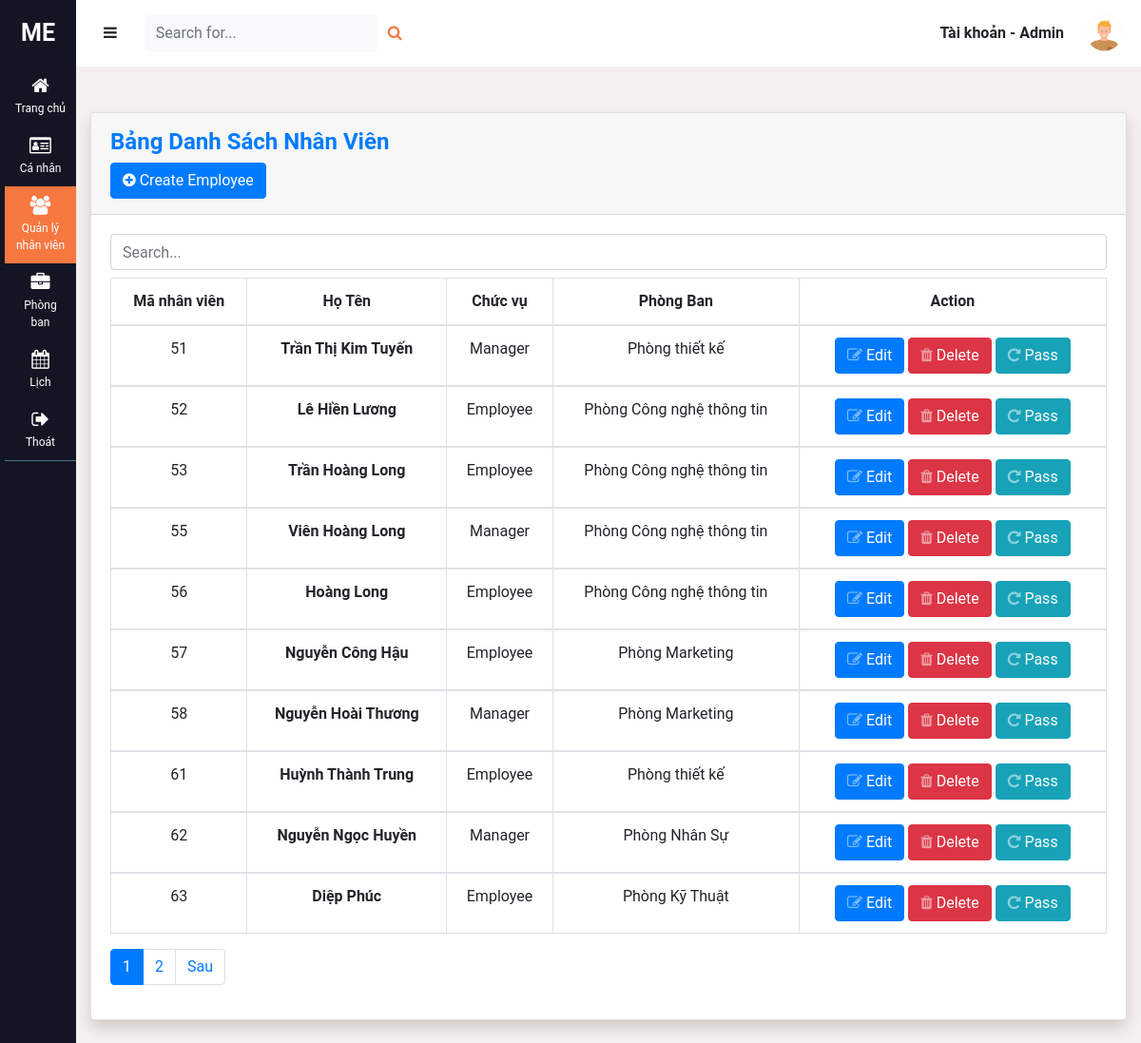
Page /management_employee.php (signed in) on the committed database.
### tables this page shows
CREATE TABLE `users` (
  `id` int(11) NOT NULL,
  `username` varchar(64) NOT NULL,
  `fullname` varchar(100) NOT NULL,
  `email` varchar(64) NOT NULL,
  `avatar` varchar(255) NOT NULL DEFAULT 'avatar.png',
  `password` varchar(255) NOT NULL,
  `activated` bit(1) DEFAULT b'0',
  `activate_token` varchar(255) DEFAULT NULL,
  `department` varchar(100) DEFAULT NULL,
  `position` varchar(100) DEFAULT NULL,
  `role` int(1) NOT NULL DEFAULT '2'
);

### www/db.php (called while the page is built, shortened)
<?php
function open_database()
{
    $conn = new mysqli(HOST, USER, PASS, DB);
    return $conn;
}
function get_information($user)
{
    $conn = open_database();
    $sql = 'select * from users where username = ?';
    $stm = $conn->prepare($sql);
    $stm->bind_param('s', $user);
    $stm->execute();
    $data = $stm->get_result();
    return $data;
}
function load_employee($start_from, $num_per_page)
{
    $conn = open_database();
    $sql = 'select * from users where role between ? and ? limit ?, ?';
    $role1 = 1;
    $role2 = 2;
    $stm = $conn->prepare($sql);
    $stm->bind_param('iiii', $role1, $role2, $start_from, $num_per_page);
    $stm->execute();
    $data = $stm->get_result();
    return $data;
}
function get_employee()
{
    $conn = open_database();
    $sql = 'select * from users where role between ? and ?';
    $role1 = 1;
    $role2 = 2;
    $stm = $conn->prepare($sql);
    $stm->bind_param('ii', $role1, $role2);
    $stm->execute();
    $data = $stm->get_result();
    return $data;
}

### www/management_employee.php (the view, shortened to what this page needs)
<?php
require_once('db.php');
if (isset($_GET['page'])) {
    $page = $_GET['page'];
} else {
    $page = 1;
}
$num_per_page = 10;
$start_from = ($page - 1) * 10;
$users = load_employee($start_from, $num_per_page);
$num_row = get_employee();
$num_row_employee = (mysqli_num_rows($num_row));
$total_page = ceil($num_row_employee / $num_per_page);
$current_page = isset($_GET['page']) ? $_GET['page'] : 1;
?>
<!DOCTYPE html>
<html lang="en">
<head>
    <link rel="stylesheet" href="https://maxcdn.bootstrapcdn.com/bootstrap/4.5.2/css/bootstrap.min.css">
    <link rel="stylesheet" href="https://cdnjs.cloudflare.com/ajax/libs/font-awesome/4.7.0/css/font-awesome.min.css">
    <link rel="stylesheet" href="/style.css">
</head>
<body>
    <div class="wrapper">
        <?php include('includes/sidebar.php'); ?>
        <div id="content">
            <?php include('includes/navbar.php'); ?>
            <div class="container-fluid">
                <div class="col-xl-12 col-lg-9">
                    <div class="card shadow mb-4 mt-5">
                        <div class="card-header py-3">
                            <h4 class="font-weight-bold text-primary">Bảng Danh Sách Nhân Viên</h4>
                            <div class="click-create-employee">
                                <button class="btn btn-primary"><i class="fa fa-plus-circle" aria-hidden="true"></i>
                                    Create Employee</button>
                            </div>
                        </div>
                        <div class="card-body">
                            <div class="form-outline mb-2">
                                <input type="search" class="form-control" placeholder="Search..." />
                            </div>
                            <div class="table-responsive">
                                <table class="table table-bordered text-center table-hover" id="dataTable" width="100%" cellspacing="0">
                                    <thead>
                                        <tr>
                                            <th>Mã nhân viên</th>
                                            <th>Họ Tên</th>
                                            <th>Chức vụ</th>
                                            <th>Phòng Ban</th>
                                            <th>Action</th>
                                        </tr>
                                    </thead>
                                    <?php
                                    while ($row = mysqli_fetch_assoc($users)) { ?>
                                        <tbody>
                                            <tr>
                                                <td id="id-employee"><?= $row['id'] ?></td>
                                                <td><a href="#" class="font-weight-bold click-details-employee"><?= $row['fullname'] ?></a></td>
                                                <td><?= $row['position'] ?></td>
                                                <td><?= $row['department'] ?></td>
                                                <td>
                                                    <a class="btn btn-primary btn-icon-split click-update-employee">
                                                        <span class="icon text-white-50"><i class="fa fa-edit"></i></span>
                                                        <span>Edit</span>
                                                    </a>
                                                    <a class="btn btn-danger btn-icon-split click-delete-employee">
                                                        <span class="icon text-white-50"><i class="fa fa-trash"></i></span>
                                                        <span>Delete</span>
                                                    </a>
                                                    <a class="btn btn-info btn-icon-split click-reset-password">
                                                        <span class="icon text-white-50"><i class="fa fa-repeat"></i></span>
                                                        <span>Pass</span>
                                                    </a>
                                                </td>
                                            </tr>
                                        </tbody>
                                    <?php } ?>
                                </table>
                                <ul class="pagination">
                                    <?php
                                    for ($i = 1; $i <= $total_page; $i++) :
                                        $active = "";
                                        if ($i == $current_page) {
                                            $active = 'active';
                                        }
                                    ?>
                                        <li class="page-item <?= $active ?>">
                                            <a class="page-link" href="management_employee.php?page=<?= $i; ?>"><?= $i; ?></a>
                                        </li>
                                    <?php endfor ?>
                                    <?php
                                    if ($i > $page) { ?>
                                        <li class="page-item">
                                            <a class="page-link" href="management_employee.php?page=<?= ($page + 1) ?> ">Sau</a>
                                        </li>
                                    <?php } ?>
                                </ul>
                            </div>
                        </div>
                    </div>
                </div>
            </div>
        </div>
    </div>
</body>
</html>

### www/includes/navbar.php (shortened to what this page needs)
<?php
require_once('db.php');
$user = $_SESSION['user'];
$info = get_information($user);
$info = $info->fetch_assoc();
?>
<nav class="navbar navbar-inverse navbar-light bg-white">
    <div class="container-fluid">
        <div class="navbar-header">
            <button type="button" id="sidebar-collapse" class="btn navbar-btn">
                <i class="fa fa-bars"></i>
            </button>
        </div>
        <form class="d-none d-sm-inline-block form-inline mr-auto ml-md-3 my-2 my-md-0 mw-100 navbar-search">
            <div class="input-group">
                <input type="text" class="form-control bg-light border-0 small" placeholder="Search for..." aria-label="Search" aria-describedby="basic-addon2">
                <div class="input-group-append">
                    <button class="btn text-orange" type="button">
                        <i class="fa fa-search fa-sm"></i>
                    </button>
                </div>
            </div>
        </form>
        <ul class="nav navbar-nav navbar-right dropdown dropdown-user">
            <li class="nav-item item-username"><a href="#" class="font-weight-bold">Tài khoản - <?= $_SESSION['name'] ?></a></li>
            <img class="img-profile rounded-circle" src="/images/<?= $info['avatar'] ?>">
        </ul>
    </div>
</nav>

### www/style.css (style rules this page uses)
body { background-color: #f5efed; font-family: "Roboto", sans-serif; overflow-y: scroll; overflow-x: hidden; }
span { border: none !important; }
i { display: inline-block; }
li { list-style-type: none !important; }
a, a:hover, a:focus { color: inherit; text-decoration: none; transition: all 0.3s; }
.wrapper { display: flex; align-items: stretch; }
.nav a { padding: 0px 20px; }
#content { width: 100%; min-height: 100vh; transition: all 0.3s; }
.navbar-header { margin-top: 8px; margin-left: -16px; }
.navbar-nav { flex-direction: row !important; }
.img-profile { height: 45px; width: 45px; }
.navbar-inverse { height: 69.5px !important; }
.nav-item { margin: auto !important; }
.container-fluid { padding-left: 0px !important ; padding-right: 0px !important; margin-left: 0px; }
.navbar-header { margin: 0px; }
.text-orange { color: #f77741; }
.dropdown { position: absolute; right: 0; top: 0; padding: 12px 16px; }
.card-body { border: none; }

### rows in the picture
users: avatar (picture)
users: id "51", fullname "Trần Thị Kim Tuyến", position "Manager", department "Phòng thiết kế"
users: id "52", fullname "Lê Hiền Lương", position "Employee", department "Phòng Công nghệ thông tin"
users: id "53", fullname "Trần Hoàng Long", position "Employee", department "Phòng Công nghệ thông tin"
users: id "55", fullname "Viên Hoàng Long", position "Manager", department "Phòng Công nghệ thông tin"
users: id "56", fullname "Hoàng Long", position "Employee", department "Phòng Công nghệ thông tin"
users: id "57", fullname "Nguyễn Công Hậu", position "Employee", department "Phòng Marketing"
users: id "58", fullname "Nguyễn Hoài Thương", position "Manager", department "Phòng Marketing"
users: id "61", fullname "Huỳnh Thành Trung", position "Employee", department "Phòng thiết kế"
users: id "62", fullname "Nguyễn Ngọc Huyền", position "Manager", department "Phòng Nhân Sự"
users: id "63", fullname "Diệp Phúc", position "Employee", department "Phòng Kỹ Thuật"

### other values in the picture
$_SESSION['name'] "Admin"
